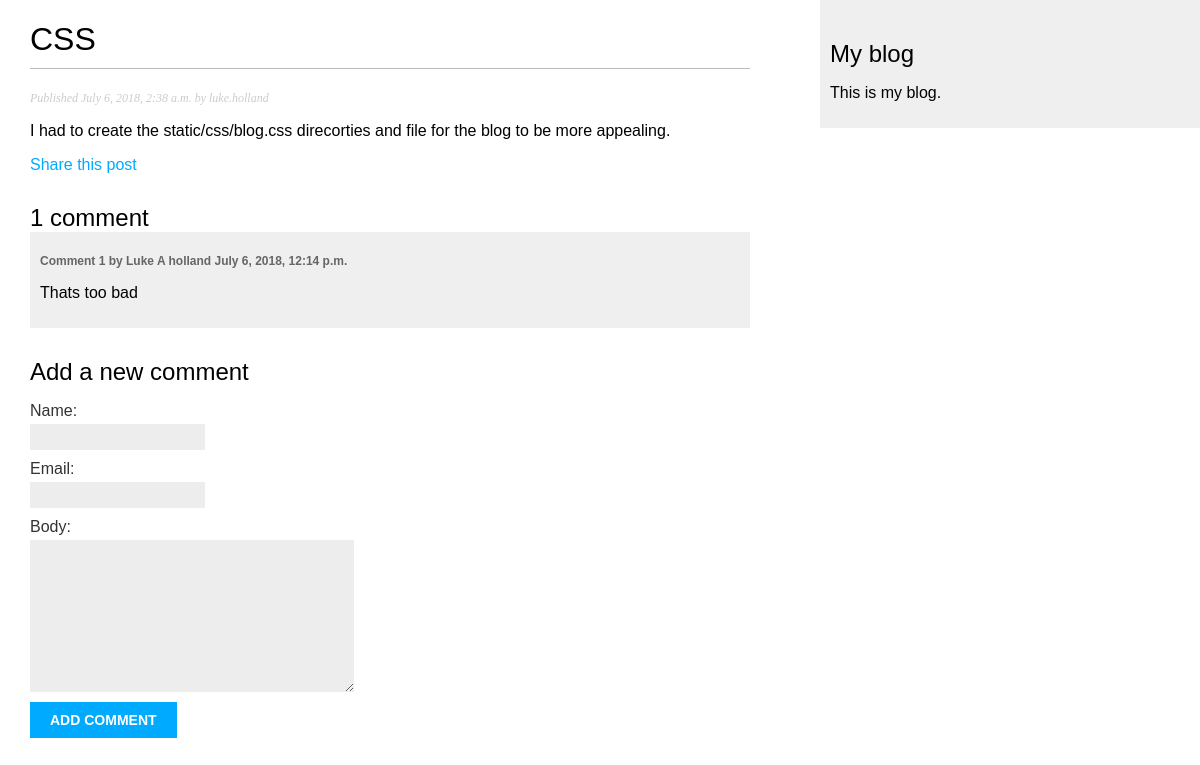
The page /blog/2018/7/6/css/ on the database its author committed.
### blog/models.py (models this page shows, shortened)
class Post(models.Model):
    STATUS_CHOICES = (
        ('draft', 'Draft'),
        ('published', 'Published'),
    )
    title = models.CharField(max_length=250)
    slug = models.SlugField(max_length=250,
                            unique_for_date='publish')
    author = models.ForeignKey(User,
                               on_delete=models.CASCADE,
                               related_name='blog_posts')
    body = models.TextField()
    publish = models.DateTimeField(default=timezone.now)
    created = models.DateTimeField(auto_now_add=True)
    updated = models.DateTimeField(auto_now=True)
    status = models.CharField(max_length=10,
                              choices=STATUS_CHOICES,
                              default='draft')
    objects = models.Manager() # The default manager
    published = PublishedManager() # Our custom manager
    class Meta:
        ordering = ('-publish',)

class Comment (models.Model):
    post = models.ForeignKey (Post,
                              on_delete=models.CASCADE,
                              related_name='comments')
    name = models.CharField (max_length=80)
    email = models.EmailField ()
    body = models.TextField ()
    created = models.DateTimeField (auto_now_add=True)
    updated = models.DateTimeField (auto_now=True)
    active = models.BooleanField (default=True)
    class Meta:
        ordering = ('created',)

### blog/views.py (the view)
def post_detail(request, year, month, day, post):
    post = get_object_or_404 (Post, slug=post,
                              status='published',
                              publish__year=year,
                              publish__month=month,
                              publish__day=day)
    comments = post.comments.filter (active=True)
    new_comment = None
    if request.method == 'POST':
        comment_form = CommentForm (data=request.POST)
        if comment_form.is_valid ():
            new_comment = comment_form.save (commit=False)
            new_comment.post = post
            new_comment.save ()
    else:
        comment_form = CommentForm ()
    return render (request,
                   'blog/post/detail.html',
                   {'post': post,
                    'comments': comments,
                    'new_comment': new_comment,
                    'comment_form': comment_form})

### blog/forms.py
class CommentForm (forms.ModelForm):
    class Meta:
        model = Comment
        fields = ('name', 'email', 'body')

### blog/templates/blog/post/detail.html (shortened to what this page needs)
{% extends "blog/base.html" %}
{% block content %}
  <h1>{{ post.title }}</h1>
  <p class="date">
    Published {{ post.publish }} by {{ post.author }}
  </p>
  {{ post.body|linebreaks }}
  <p>
    <a href="{% url "blog:post_share" post.id %}">
      Share this post
    </a>
  </p>
{% with comments.count as total_comments %}
  <h2>
    {{ total_comments }} comment{{ total_comments|pluralize }}
  </h2>
{% endwith %}
  {% for comment in comments %}
    <div class="comment">
      <p class="info">
        Comment {{ forloop.counter }} by {{ comment.name }}
        {{ comment.created }}
      </p>
      {{ comment.body|linebreaks }}
    </div>
  {% empty %}
    <p>There are no comments yet.</p>
  {% endfor %}
  {% if new_comment %}
    <h2>Your comment has been added.</h2>
  {% else %}
    <h2>Add a new comment</h2>
    <form action="." method="post">
      {{ comment_form.as_p }}
      <p><input type="submit" value="Add comment"></p>
    </form>
  {% endif %}
{% endblock %}

### blog/static/css/blog.css (style rules this page uses)
body { margin:0; padding:0; font-family:helvetica, sans-serif; }
a { color:#00abff; text-decoration:none; }
h1 { font-weight:normal; border-bottom:1px solid #bbb; padding:0 0 10px 0; }
h2 { font-weight:normal; margin:30px 0 0; }
p.date { color:#ccc; font-family: georgia, serif; font-size: 12px; font-style: italic; }
label { float:left; clear:both; color:#333; margin-bottom:4px; }
input, textarea { clear:both; float:left; margin:0 0 10px; background:#ededed; border:0; padding:6px 10px; font-size:12px; }
input[type=submit] { font-weight:bold; background:#00abff; color:#fff; padding:10px 20px; font-size:14px; text-transform:uppercase; }
.comment { padding:10px; }
.comment:nth-child(even) { background:#efefef; }
.comment .info { font-weight:bold; font-size:12px; color:#666; }

### rows shown on the page
Post: title "CSS", publish "July 6, 2018, 2:38 a.m.", author "luke.holland", body "I had to create the static/css/blog.css direcorties and file for the blog to be more appealing."
Comment: name "Luke A holland", created "July 6, 2018, 12:14 p.m.", body "Thats too bad"

### other values the page prints
{{ total_comments }} "1"
